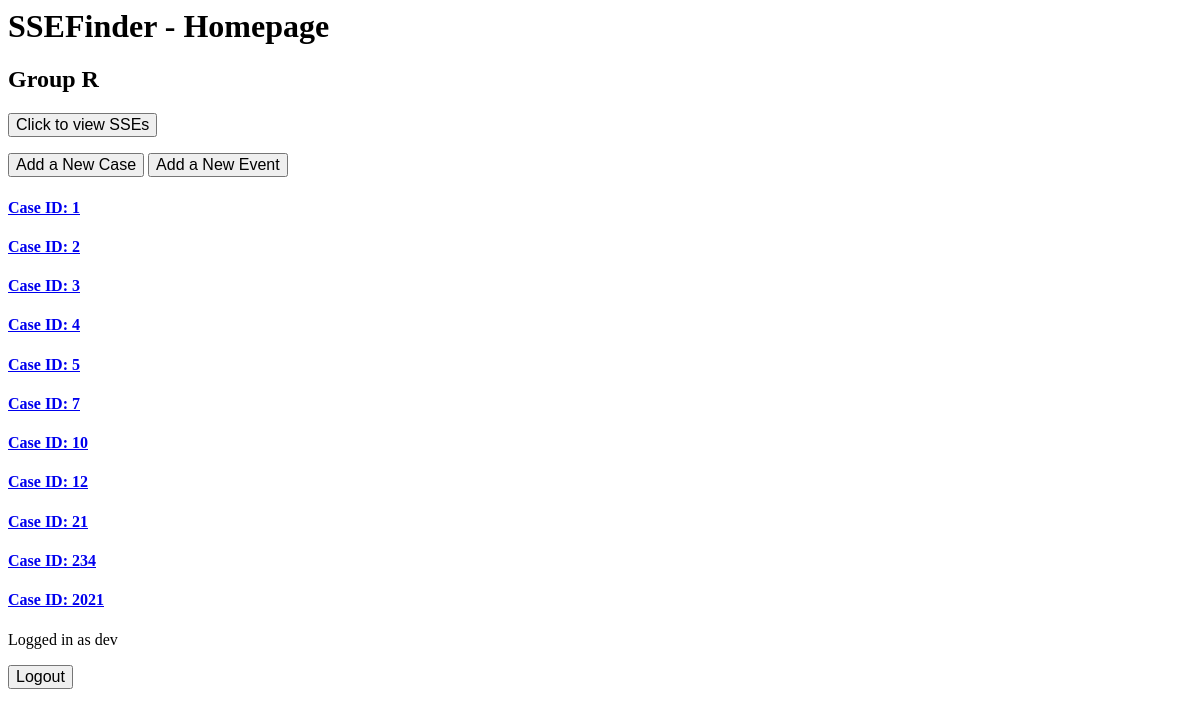
Page / (signed in) on the earlier database version.
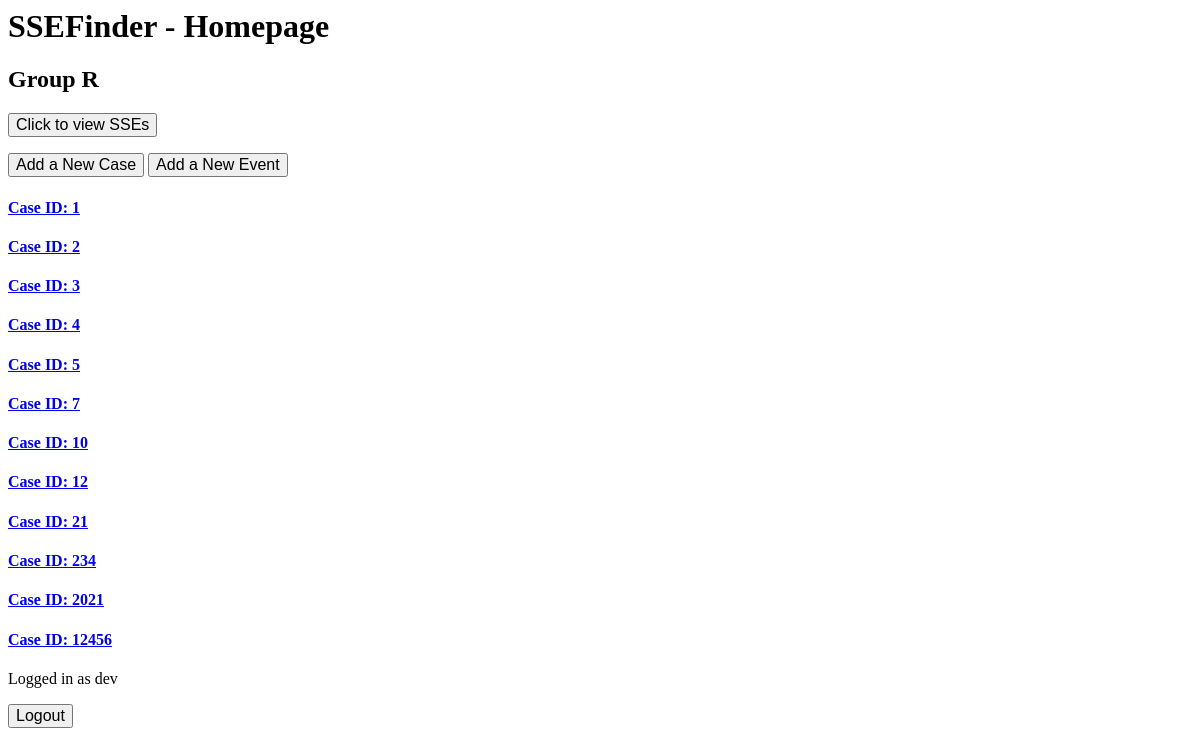
Same page on the later database version.
### users/models.py (models this page shows)
class Case(models.Model):
    case_no = models.IntegerField(primary_key=True, unique=True)
    name = models.CharField(max_length=200)
    id_num = models.CharField(max_length=9, unique=True)
    dob = models.DateField()
    symp_date = models.DateField()
    confirm_date = models.DateField()
    def __str__(self):
        return str(self.case_no)

### users/views.py (the view)
# urls.py: path('', views.home_page_view, name='home'),
@login_required(login_url='login')
def home_page_view(request):
    case = Case.objects.all()
    context = {'object_list' : case}
    return render(request, 'home_page.html', context)

### users/templates/home_page.html
<h1> SSEFinder - Homepage</h1>
<h2> Group R  </h2>
<form action="{% url 'date_range' %}" method="get">
  <input style="font-size:100%;" type="submit" value="Click to view SSEs">
</form>
<form action="{% url 'add_case' %}" method="get" style = "display:inline;">
    <input style="font-size:100%;" type="submit" value="Add a New Case">
</form>
<form action="{% url 'add_event' %}" method="get" style = "display:inline;">
    <input style="font-size:100%;" type="submit" value="Add a New Event">
</form>
{% for case in object_list %}
  <a href="{% url 'case_events_details' case %}">
    <h4>Case ID: {{ case.case_no }}</h4>
  </a>
  {% empty %}
  <li>No case is recorded</li>
  {% endfor %}
<p>Logged in as {{ user.username }}</p>
<form action="{% url 'logout' %}" method="get">
    <input style="font-size:100%;" type="submit" value="Logout">
</form>

Differences in the rows shown:
added Case: case_no "12456"
